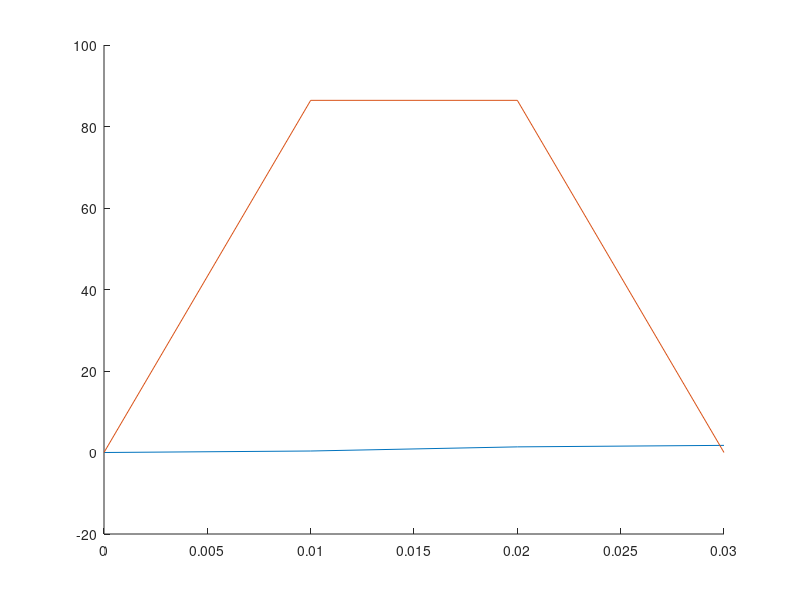

MATLAB code for this plot:
%% Minimum Jerk Trajectory

%% Constants
Tp = 0.03;

% Initial Values
p1 = [0];
p1_dot = [0];

% Final Values
p2 = [1.75];
p2_dot = [0];

a2 = [0];
a1 = p1_dot;
a0 = p1;


%% Creating Required Matrices
T = [Tp^5, Tp^4, Tp^3;
     5*Tp^4, 4*Tp^3, 3*Tp^2;
     20*Tp^3, 12*Tp^2, 6*Tp];

P = [p2 - p1 - p1_dot*Tp;
     p2_dot - p1_dot;
     zeros(1, 1)];
 
 
 %% Calculating the coefficient of the polynomial function
 a = T\P;
 a = [a; a2; a1; a0];
 
 
 %% Plotting the distance, velocity and acceleration profile
 t = 0:0.01:Tp;
 pos = polyval(a, t);
%  posY = polyval(a(:,2), t);
 
 v = polyder(a);
 vel = polyval(v, t);
 acc = polyder(v);
 accel = polyval(acc, t);
%  j = polyder(acc);
%  jerk = polyval(j, t);
%
% hold on;
% axis equal;
% plot(posX, posY);
% subplot(3, 1, 1), plot(t, posX);
% plot(t, polyval(polyder(a(1)),t));
% subplot(3, 1, 2), plot(t, posY);
% subplot(3, 1, 3), plot(posY, posX);
hold on;
plot(t, pos); M1 = 'Position Profile';
plot(t, vel); M2 = 'Velocity Profile';
% plot(t, accel); M3 = 'Acceleration Profile';
% axis equal;
%plot(t, jerk); M4 = 'Jerk Profile';
 
%  legend(M1, M2, M3);
%  hold off;